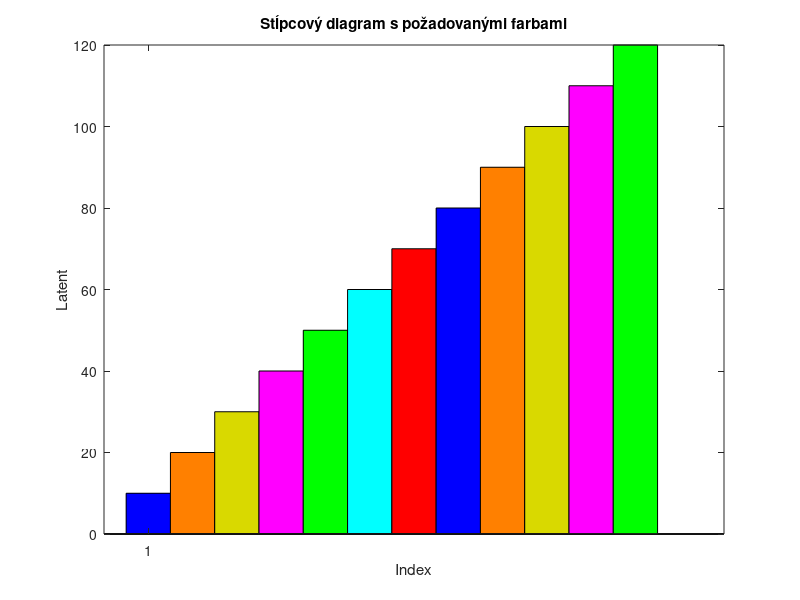

Source code (MATLAB):
% Predpokladajme, že máte vektory 'latent' a 't'
latent = [10, 20, 30, 40, 50, 60, 70, 80, 90, 100, 110, 120];
t = linspace(1, length(latent), length(latent));

% Požadované farby v správnom poradí
desired_colors = {'b', [1, 0.5, 0], [0.85, 0.85, 0], 'm', 'g', 'c', 'r', 'b', [1, 0.5, 0], [0.85, 0.85, 0], 'm', 'g'};

% Vytvorenie stĺpcového diagramu s požadovanými farbami
figure; % Vytvorí nový obrázok
for i = 1:length(latent)
    bar(t(i), latent(i), 'facecolor', desired_colors{i}, 'barwidth', 0.5); % nastavenie farby pre každý stĺpec
    hold on; % udržiavanie grafu na obrazovke, aby sa pridávali ďalšie stĺpce
end

% Pridanie označenia osí x a y a nadpisu
xlabel('Index');
ylabel('Latent');
title('Stĺpcový diagram s požadovanými farbami');

% Vypnutie režimu udržiavania grafu na obrazovke
hold off;
